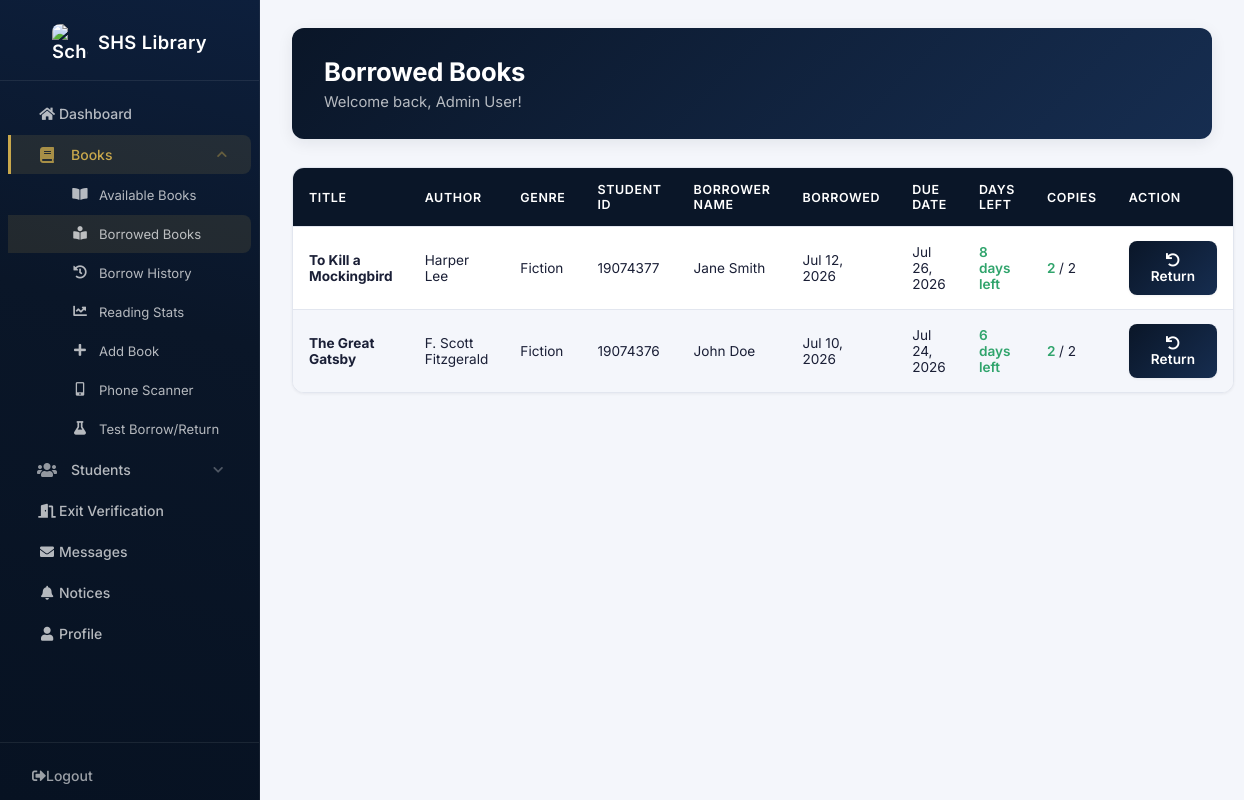
Page /pages/borrowed_books.php (signed in) on the committed database.
### tables this page shows
CREATE TABLE users (
    id INT AUTO_INCREMENT PRIMARY KEY,
    first_name VARCHAR(50) NOT NULL,
    last_name VARCHAR(50) NOT NULL,
    email VARCHAR(100) UNIQUE NOT NULL,
    password VARCHAR(255) NOT NULL,
    role ENUM('student', 'librarian') DEFAULT 'student',
    student_id VARCHAR(20) UNIQUE,
    rfid_number VARCHAR(100) UNIQUE,
    course VARCHAR(100),
    year_level TINYINT UNSIGNED,
    created_at TIMESTAMP DEFAULT CURRENT_TIMESTAMP
);

CREATE TABLE transactions (
    id INT AUTO_INCREMENT PRIMARY KEY,
    book_id INT NOT NULL,
    user_id INT NOT NULL,
    action ENUM('BORROW', 'RETURN') NOT NULL,
    borrowed_date DATETIME,
    due_date DATE NOT NULL,
    returned_date DATETIME NULL,
    FOREIGN KEY (book_id) REFERENCES books(id),
    FOREIGN KEY (user_id) REFERENCES users(id)
);

CREATE TABLE books (
    id INT AUTO_INCREMENT PRIMARY KEY,
    title VARCHAR(255) NOT NULL,
    author VARCHAR(255) NOT NULL,
    genre VARCHAR(50),
    book_number VARCHAR(50) UNIQUE NOT NULL,
    barcode VARCHAR(255) UNIQUE,
    available INT DEFAULT 1,
    total_quantity INT DEFAULT 1,
    created_at TIMESTAMP DEFAULT CURRENT_TIMESTAMP
);

### pages/borrowed_books.php (the view, shortened to what this page needs)
<?php
include '../includes/db.php';
$user_id = $_SESSION['user_id'];
$user = ['first_name' => '', 'last_name' => '', 'role' => 'student'];
$is_staff = false;
$page = isset($_GET['page']) ? max(1, (int)$_GET['page']) : 1;
$per_page = 10;
$offset = ($page - 1) * $per_page;
try {
    $stmt = $pdo->prepare("SELECT first_name, last_name, role FROM users WHERE id = ?");
    $stmt->execute([$user_id]);
    $fetched_user = $stmt->fetch(PDO::FETCH_ASSOC);
    if (!$fetched_user) {
        $error_message = "User not found.";
        error_log("User ID $user_id not found in users table.");
    } else {
        $user = $fetched_user;
        $user_role = $user['role'] ?? 'student';
        $is_staff = in_array($user_role, ['admin', 'librarian'], true);
    }
} catch (PDOException $e) {
    $error_message = "Database error: Unable to fetch user details.";
    error_log("User fetch error: " . $e->getMessage());
}
try {
    $where_clause = $is_staff ? '' : 'AND t.user_id = :user_id';
    $query = $pdo->prepare("
        SELECT t.id AS transaction_id,
               b.id, b.title, b.author, b.genre,
               b.available, b.total_quantity,
               t.borrowed_date,
               t.due_date AS due_date,
               DATEDIFF(t.due_date, NOW()) AS days_left,
               u.first_name, u.last_name, u.student_id
        FROM transactions t
        JOIN books b ON t.book_id = b.id
        JOIN users u ON t.user_id = u.id
        WHERE t.action = 'BORROW' AND t.returned_date IS NULL
        $where_clause
        ORDER BY t.borrowed_date DESC
        LIMIT :limit OFFSET :offset
    ");
    $query->bindValue(':limit', $per_page, PDO::PARAM_INT);
    $query->bindValue(':offset', $offset, PDO::PARAM_INT);
    $query->execute();
    $borrowed_books = $query->fetchAll(PDO::FETCH_ASSOC);
} catch (PDOException $e) {
    $error_message = "Database error: Unable to fetch borrowed books.";
    error_log("Borrowed books fetch error: " . $e->getMessage());
    $borrowed_books = [];
    $total_pages = 1;
}
?>
<!DOCTYPE html>
<html lang="en">
<head>
    <link rel="stylesheet" href="../css/styles.css">
    <link href="https://cdnjs.cloudflare.com/ajax/libs/font-awesome/5.15.4/css/all.min.css" rel="stylesheet">
</head>
<body>
    <div class="container">
        <?php include '../includes/sidebar.php'; ?>
        <div class="main-content">
            <header>
                <h1>Borrowed Books</h1>
                <p>Welcome back, <?php echo htmlspecialchars($user['first_name'] . ' ' . $user['last_name'] ?? 'User'); ?>!</p>
            </header>
            <section class="borrowed-books">
                <?php if (empty($borrowed_books)): ?>
                    <p><?php echo $is_staff ? 'No borrowed books found.' : 'You have no borrowed books.'; ?></p>
                <?php else: ?>
                    <table class="styled-table">
                        <thead>
                            <tr>
                                <th>Title</th>
                                <th>Author</th>
                                <th>Genre</th>
                                <?php if ($is_staff): ?>
                                    <th>Student ID</th>
                                    <th>Borrower Name</th>
                                <?php endif; ?>
                                <th>Borrowed</th>
                                <th>Due Date</th>
                                <th>Days Left</th>
                                <?php if ($is_staff): ?>
                                    <th>Copies</th>
                                    <th>Action</th>
                                <?php endif; ?>
                            </tr>
                        </thead>
                        <tbody>
                            <?php foreach ($borrowed_books as $book): ?>
                                <tr>
                                    <td><strong><?php echo htmlspecialchars($book['title']); ?></strong></td>
                                    <td><?php echo htmlspecialchars($book['author']); ?></td>
                                    <td><?php echo htmlspecialchars($book['genre']); ?></td>
                                    <?php if ($is_staff): ?>
                                        <td><?php echo htmlspecialchars($book['student_id'] ?? 'N/A'); ?></td>
                                        <td><?php echo htmlspecialchars($book['first_name'] . ' ' . $book['last_name']); ?></td>
                                    <?php endif; ?>
                                    <td><?php echo date('M d, Y', strtotime($book['borrowed_date'])); ?></td>
                                    <td><?php echo date('M d, Y', strtotime($book['due_date'])); ?></td>
                                    <td>
                                        <?php
                                        $days = (int)$book['days_left'];
                                        if ($days < 0) {
                                            echo '<span style="color:var(--danger);font-weight:700;">' . abs($days) . 'd overdue</span>';
                                        } elseif ($days <= 3) {
                                            echo '<span style="color:#d97706;font-weight:600;">' . $days . ' day' . ($days !== 1 ? 's' : '') . ' left</span>';
                                        } else {
                                            echo '<span style="color:var(--success);font-weight:600;">' . $days . ' days left</span>';
                                        }
                                        ?>
                                    </td>
                                    <?php if ($is_staff): ?>
                                        <td>
                                            <span style="font-weight:600;color:<?php echo $book['available'] > 0 ? 'var(--success)' : 'var(--danger)'; ?>;">
                                                <?php echo $book['available']; ?>
                                            </span> / <?php echo $book['total_quantity']; ?>
                                        </td>
                                        <td>
                                            <form method="POST" class="action-form">
                                                <button type="submit" name="return_book" class="action-btn"><i class="fas fa-undo"></i> Return</button>
                                            </form>
                                        </td>
                                    <?php endif; ?>
                                </tr>
                            <?php endforeach; ?>
                        </tbody>
                    </table>
                <?php endif; ?>
            </section>
        </div>
    </div>
</body>
</html>

### includes/sidebar.php (shortened to what this page needs)
<?php
$user_role = $_SESSION['role'] ?? 'student';
$is_staff = in_array($user_role, ['admin', 'librarian'], true);
$active_page = basename($_SERVER['PHP_SELF']);
$active_tab = isset($_GET['tab']) ? $_GET['tab'] : 'dashboard';
?>
<div class="sidebar" id="sidebar">
    <div class="sidebar-header">
        <h2>
            <img src="../images/logo.png" alt="School Logo" class="school-logo">
            SHS Library
        </h2>
    </div>
    <nav>
        <a href="dashboard.php?tab=dashboard" class="<?php echo $active_page === 'dashboard.php' && $active_tab === 'dashboard' ? 'active' : ''; ?>"><i class="fas fa-home"></i> <span>Dashboard</span></a>
        <?php $books_open = ($active_page === 'dashboard.php' && ($active_tab === 'books' || $active_tab === 'add_book' || $active_tab === 'phone_scanner')) || $active_page === 'available_books.php' || $active_page === 'borrowed_books.php' || $active_page === 'test_transactions.php' || $active_page === 'borrow_history.php' || $active_page === 'reading_stats.php'; ?>
        <button type="button" id="books-tab" class="sidebar-toggle <?php echo $books_open ? 'active' : ''; ?>" aria-expanded="<?php echo $books_open ? 'true' : 'false'; ?>" aria-controls="books-menu">
            <i class="fas fa-book"></i> <span>Books</span><i class="fas fa-chevron-down toggle-icon" aria-hidden="true"></i>
        </button>
        <ul class="sub-menu" id="books-menu" <?php echo $books_open ? '' : 'hidden'; ?>>
            <li><a href="available_books.php" class="<?php echo $active_page === 'available_books.php' ? 'active' : ''; ?>"><i class="fas fa-book-open"></i> <span>Available Books</span></a></li>
            <li><a href="borrowed_books.php" class="<?php echo $active_page === 'borrowed_books.php' ? 'active' : ''; ?>"><i class="fas fa-book-reader"></i> <span>Borrowed Books</span></a></li>
            <li><a href="borrow_history.php" class="<?php echo $active_page === 'borrow_history.php' ? 'active' : ''; ?>"><i class="fas fa-history"></i> <span>Borrow History</span></a></li>
            <li><a href="reading_stats.php" class="<?php echo $active_page === 'reading_stats.php' ? 'active' : ''; ?>"><i class="fas fa-chart-line"></i> <span>Reading Stats</span></a></li>
            <?php if ($is_staff): ?>
                <li><a href="dashboard.php?tab=add_book" class="<?php echo $active_tab === 'add_book' && $active_page === 'dashboard.php' ? 'active' : ''; ?>"><i class="fas fa-plus"></i> <span>Add Book</span></a></li>
                <li><a href="dashboard.php?tab=phone_scanner" class="<?php echo $active_tab === 'phone_scanner' && $active_page === 'dashboard.php' ? 'active' : ''; ?>"><i class="fas fa-mobile-alt"></i> <span>Phone Scanner</span></a></li>
                <li><a href="test_transactions.php" class="<?php echo $active_page === 'test_transactions.php' ? 'active' : ''; ?>"><i class="fas fa-flask"></i> <span>Test Borrow/Return</span></a></li>
            <?php endif; ?>
        </ul>
        <?php if ($is_staff): ?>
            <?php $students_open = $active_page === 'dashboard.php' && ($active_tab === 'students' || $active_tab === 'add_student'); ?>
            <button type="button" id="students-tab" class="sidebar-toggle <?php echo $students_open ? 'active' : ''; ?>" aria-expanded="<?php echo $students_open ? 'true' : 'false'; ?>" aria-controls="students-menu">
                <i class="fas fa-users"></i> <span>Students</span><i class="fas fa-chevron-down toggle-icon" aria-hidden="true"></i>
            </button>
        <?php endif; ?>
        <?php if ($is_staff): ?>
            <a href="exit_verification.php" class="<?php echo $active_page === 'exit_verification.php' ? 'active' : ''; ?>"><i class="fas fa-door-open"></i> <span>Exit Verification</span></a>
        <?php endif; ?>
        <a href="messages.php" class="<?php echo $active_page === 'messages.php' ? 'active' : ''; ?>" id="messages-link">
            <i class="fas fa-envelope"></i> <span>Messages</span>
        </a>
        <a href="notices.php" class="<?php echo $active_page === 'notices.php' ? 'active' : ''; ?>" id="notices-link">
            <i class="fas fa-bell"></i> <span>Notices</span>
        </a>
        <a href="profile.php" class="<?php echo $active_page === 'profile.php' ? 'active' : ''; ?>"><i class="fas fa-user"></i> <span>Profile</span></a>
    </nav>
    <div class="logout">
        <a href="../logout.php"><i class="fas fa-sign-out-alt"></i> <span>Logout</span></a>
    </div>
</div>

### rows in the picture
users: first_name+last_name "Admin User"
transactions: book.title "To Kill a Mockingbird", book.author "Harper Lee", book.genre "Fiction", user.student_id "19074377", user.last_name "Jane Smith", borrowed_date "Jul 12, 2026", due_date "Jul 26, 2026", days "8", book.available "2", book.total_quantity "2"
transactions: book.title "The Great Gatsby", book.author "F. Scott Fitzgerald", book.genre "Fiction", user.student_id "19074376", user.last_name "John Doe", borrowed_date "Jul 10, 2026", due_date "Jul 24, 2026", days "6", book.available "2", book.total_quantity "2"
